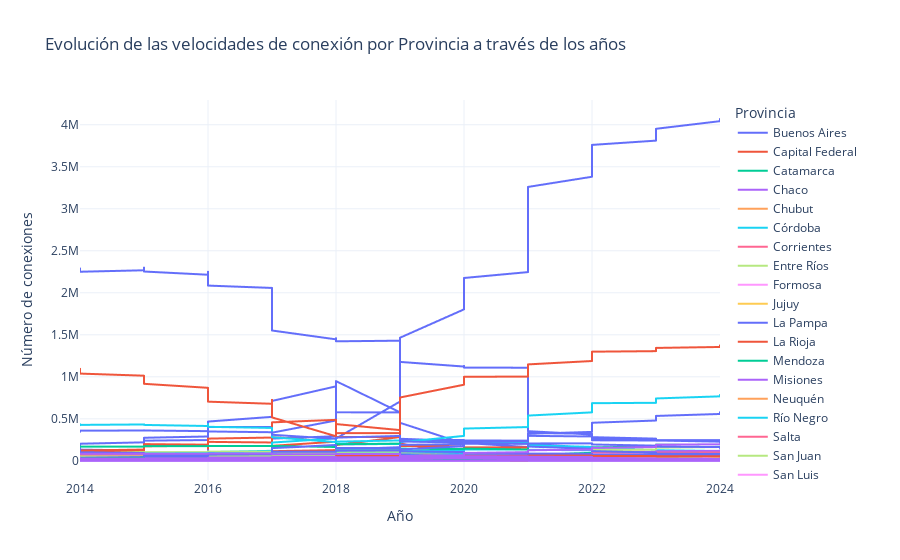

This figure's notebook cell:
### Code cell
# Graficamos las velocidades por provincia y por año
fig = px.line(internet_12, 
             x='Año', 
             y=['HASTA 512 kbps', '+ 512 Kbps - 1 Mbps', '+ 1 Mbps - 6 Mbps', '+ 6 Mbps - 10 Mbps', '+ 10 Mbps - 20 Mbps', '+ 20 Mbps - 30 Mbps', '+ 30 Mbps', 'OTROS'],
             color='Provincia',
             title='Evolución de las velocidades de conexión por Provincia a través de los años',
             labels={'value':'Número de conexiones', 'variable':'Rango de velocidad'},
             template='plotly_white')

fig.show()
